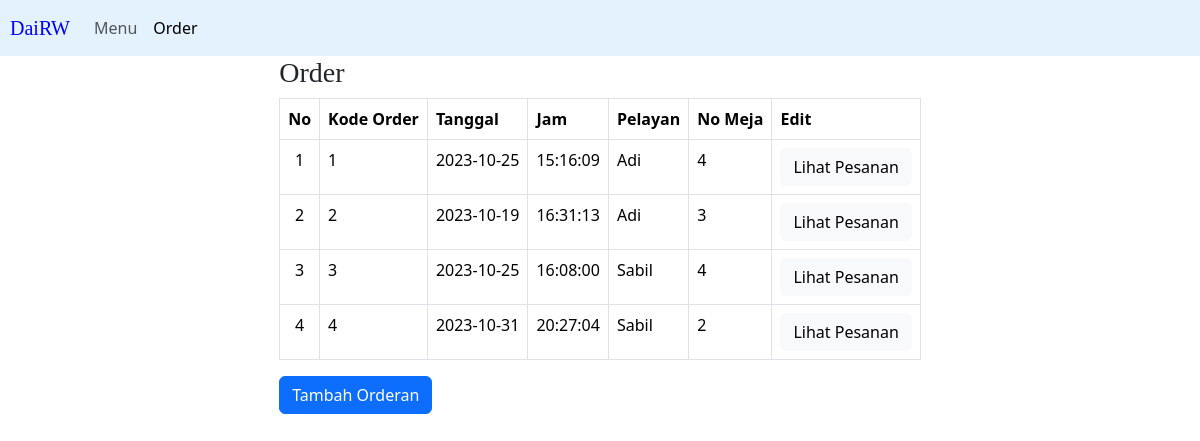
The app's page /order.php with its own data.
### tables this page shows
CREATE TABLE `orderr` (
  `id_order` int(99) NOT NULL,
  `tanggal` date NOT NULL,
  `jam` time NOT NULL,
  `pelayan` varchar(30) NOT NULL,
  `no_meja` int(10) NOT NULL
);

### order.php (the view, shortened to what this page needs)
<?php
include "koneksi.inc";
$data = mysqli_query($koneksi,"SELECT * FROM orderr");
?>
<!DOCTYPE html>
<html lang="en">
<head>
	<link rel="stylesheet" href="https://cdnjs.cloudflare.com/ajax/libs/font-awesome/4.7.0/css/font-awesome.min.css">
	<link href="https://cdn.jsdelivr.net/npm/bootstrap@5.3.2/dist/css/bootstrap.min.css" rel="stylesheet">
</head>
<body>
	<nav class="navbar navbar-expand-lg navbar-light" style="background-color: #e3f2fd;">
		<a class="navbar-brand" href="index.php" style="margin-left: 10px; font-family: cursive; color: blue;">DaiRW</a>
  		<div class="collapse navbar-collapse" id="navbarNavAltMarkup">
    		<div class="navbar-nav">
		      <a class="nav-item nav-link" href="menu.php">Menu</a>
		      <a class="nav-item nav-link active" href="order.php">Order</a>
    		</div>
		</div>
	</nav>
	<div class="container">
		<div class="row justify-content-center">
			<div class="col-md-auto">
				<h3 style="font-family: Cursive;">Order</h3>
				<table class="table table-bordered">
				    <tr>
				        <th>No</th>
				        <th>Kode Order</th>
				        <th>Tanggal</th>
				        <th>Jam</th>
				        <th>Pelayan</th>
				        <th>No Meja</th>
				        <th colspan=2>Edit</th>
				    </tr>
				    <?php
				    $no = 1;
				    while ($tampil = mysqli_fetch_array($data)){
				        echo "
				        <tr>
				            <td align='center'>$no</td>
				            <td>$tampil[id_order]</td>
				            <td>$tampil[tanggal]</td>
				            <td>$tampil[jam]</td>
				            <td>$tampil[pelayan]</td>
				            <td>$tampil[no_meja]</td>
				            <td><a class='btn btn-light' href='Orderdetil.php?idorder=$tampil[id_order]'>Lihat Pesanan</a></td>
				        </tr>";
				        $no++;
				    }
				    ?>
				</table>
				<a class="btn btn-primary" href="insertOrder.php">Tambah Orderan</a>
			</div>
		</div>
	</div>
</body>
</html>

### records on screen
orderr: id_order "1", tanggal "2023-10-25", jam "15:16:09", pelayan "Adi", no_meja "4"
orderr: id_order "2", tanggal "2023-10-19", jam "16:31:13", pelayan "Adi", no_meja "3"
orderr: id_order "3", tanggal "2023-10-25", jam "16:08:00", pelayan "Sabil", no_meja "4"
orderr: id_order "4", tanggal "2023-10-31", jam "20:27:04", pelayan "Sabil", no_meja "2"
